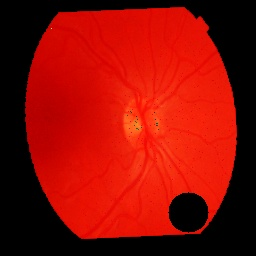
#> input picture image-processing-files/test_images/im01-RET029OD.jpg, 256 x 256 px
$ python ImageProcessing.py image-processing-files/test_images
#> lines starting #> are read from the running program, lines starting #| are printed output that depends on the picture; after the words box and inside, x2 and y2 are one past the last pixel; in counts of white or black regions, pixels touching at a corner belong together
import cv2
import numpy as np
from skimage import restoration
from skimage.transform import warp, ProjectiveTransform
import os
import argparse

def denoise_image(image):
    # Apply Non-local Means denoising for Gaussian noise
    denoised_image = cv2.fastNlMeansDenoisingColored(image, None, 10, 10, 7, 21)
    # Apply Median filter for salt/pepper noise
    denoised_image = cv2.medianBlur(denoised_image, 5)
    return denoised_image

def enhance_contrast_and_brightness(image):
    '''
    Aims to improve the contrast and brightness of an input image using Contrast Limited Adaptive Histogram Equalization (CLAHE).
    '''
    #Convert the input image from the BGR color space to the LAB color
    lab_image = cv2.cvtColor(image, cv2.COLOR_BGR2LAB)

    #Split the LAB image into its individual channels (L, A, and B) using
    l, a, b = cv2.split(lab_image)

    #Create a CLAHE object
    clahe = cv2.createCLAHE(clipLimit=3.0, tileGridSize=(8, 8))

    #Apply the CLAHE object to the L channel
    cl = clahe.apply(l)

    #Merge the processed L channel (cl) with the original A and B channels
    limg = cv2.merge((cl, a, b))

    #Convert the processed LAB image back to the BGR color space
    enhanced_image = cv2.cvtColor(limg, cv2.COLOR_LAB2BGR)

    return enhanced_image

def inpaint_missing_region(image, mask_radius=22, inpaint_radius=3):
    # Create a black mask of the same size as the input image
    mask = np.zeros(image.shape[:2], dtype=np.uint8)

    # Draw a white circle in the bottom right corner of the mask,
    # representing the missing region to be inpainted
    circle_center = (188, 211)
    cv2.circle(mask, circle_center, mask_radius, 255, -1)

    # Perform inpainting on the input image using the mask
    inpainted_image = cv2.inpaint(image, mask, inpaint_radius, cv2.INPAINT_TELEA)

    return inpainted_image

def unwarp_image(image):
    # Calculate the projective transformation matrix
    src_pts = np.float32([[25, 12], [230, 5], [237, 230], [25, 236]])
    dst_pts = np.float32([[0, 0], [250, 0], [250, 250], [0, 250]])

    matrix = cv2.getPerspectiveTransform(src_pts, dst_pts)

    # Apply the projective transformation to the image
    unwrapped_image = cv2.warpPerspective(image, matrix, (image.shape[1], image.shape[0]))

    return unwrapped_image


def sharpen_image(image):

    intensity = -0.2
    # Apply a Gaussian blur to the input image
    blurred_image = cv2.GaussianBlur(image, (0, 0), 5)

    # Calculate the difference between the original and blurred image
    diff = cv2.subtract(image, blurred_image)

    # Add the difference, multiplied by the intensity, back to the original image
    sharpened_image = cv2.addWeighted(image, 1.0 + intensity, diff, intensity, 0)

    return sharpened_image


def process_images(input_folder, output_folder):
#> called with input_folder = 'image-processing-files/test_images', output_folder = 'Results'
    if not os.path.exists(output_folder):
        os.makedirs(output_folder)

    for img_name in os.listdir(input_folder):
        img_path = os.path.join(input_folder, img_name)
        img = cv2.imread(img_path)
#> img is the input picture: shape (256, 256, 3); mean B, G, R 4.1, 12.8, 141.4

        if img is None:
            print(f"Failed to load image: {img_name}")
            continue

        inpainted_img = inpaint_missing_region(img)
#> in inpaint_missing_region, `cv2.circle(mask, circle_center, mask_radius, 255, -1)`:
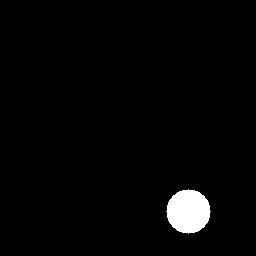
#> mask: shape (256, 256); 2.3% white; 1 white region, box (x1, y1, x2, y2) and area: (166, 189, 211, 234) 1517
        unwarp_img = unwarp_image(inpainted_img)
        denoised_img = denoise_image(unwarp_img )
        sharpen_img = sharpen_image(denoised_img)
#> in sharpen_image, `blurred_image = cv2.GaussianBlur(image, (0, 0), 5)`:
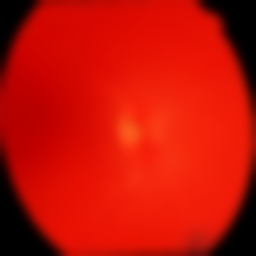
#> blurred_image: shape (256, 256, 3); mean B, G, R 4.7, 17, 194.3
#> in sharpen_image, `sharpened_image = cv2.addWeighted(image, 1.0 + intensity, diff, intens..`:
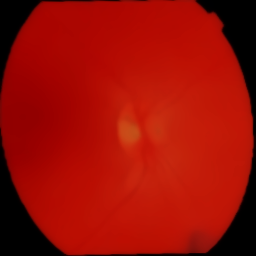
#> sharpened_image: shape (256, 256, 3); mean B, G, R 3.7, 13.5, 154.4
        enhanced_img = enhance_contrast_and_brightness(sharpen_img )
#> in enhance_contrast_and_brightness, `lab_image = cv2.cvtColor(image, cv2.COLOR_BGR2LAB)`: lab_image: shape (256, 256, 3); mean of channels 0, 1, 2 83, 179.2, 171
#> in enhance_contrast_and_brightness, `l, a, b = cv2.split(lab_image)`:
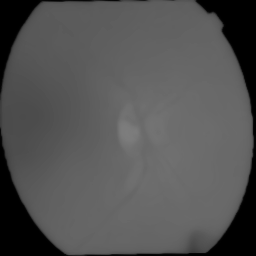
#> l: shape (256, 256); min 0, max 125, mean 83
#> in enhance_contrast_and_brightness, `l, a, b = cv2.split(lab_image)`:
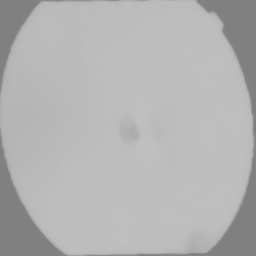
#> a: shape (256, 256); min 128, max 192, mean 179.2
#> in enhance_contrast_and_brightness, `cl = clahe.apply(l)`:
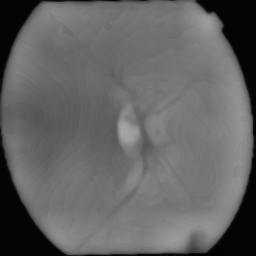
#> cl: shape (256, 256); min 2, max 164, mean 99.5
#> in enhance_contrast_and_brightness, `limg = cv2.merge((cl, a, b))`: limg: shape (256, 256, 3); mean of channels 0, 1, 2 99.5, 179.2, 171
#> in enhance_contrast_and_brightness, `enhanced_image = cv2.cvtColor(limg, cv2.COLOR_LAB2BGR)`:
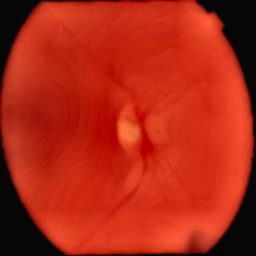
#> enhanced_image: shape (256, 256, 3); mean B, G, R 20.7, 39.7, 175.1
        out_img =  enhanced_img


        output_path = os.path.join(output_folder, img_name)
        cv2.imwrite(output_path, out_img)
#> pass 2 of the loop in process_images, `for img_name in os.listdir(input_folder):`:
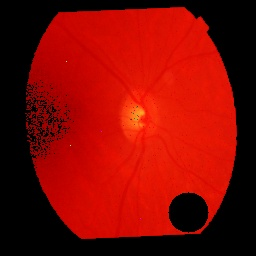
#> input picture image-processing-files/test_images/im03-RET033OD.jpg, 256 x 256 px
#> in process_images, img is the input picture: shape (256, 256, 3); mean B, G, R 2.3, 9.3, 129.7
#> lab_image: shape (256, 256, 3); mean of channels 0, 1, 2 75.4, 176.3, 168.4
#> in enhance_contrast_and_brightness (call 2), `cl = clahe.apply(l)`:
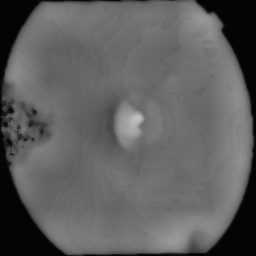
#> cl: shape (256, 256); min 1, max 190, mean 94.7
#> limg: shape (256, 256, 3); mean of channels 0, 1, 2 94.7, 176.3, 168.4
#> in enhance_contrast_and_brightness (call 2), `enhanced_image = cv2.cvtColor(limg, cv2.COLOR_LAB2BGR)`:
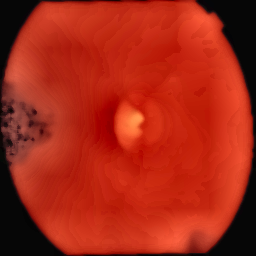
#> enhanced_image: shape (256, 256, 3); mean B, G, R 20.9, 38.9, 165.5


if __name__ == '__main__':
    parser = argparse.ArgumentParser(description='Process images for classification.')
    parser.add_argument('input_folder', help='Path to the folder containing test images')
    args = parser.parse_args()

    input_folder = args.input_folder
    output_folder = 'Results'
    process_images(input_folder, output_folder)
